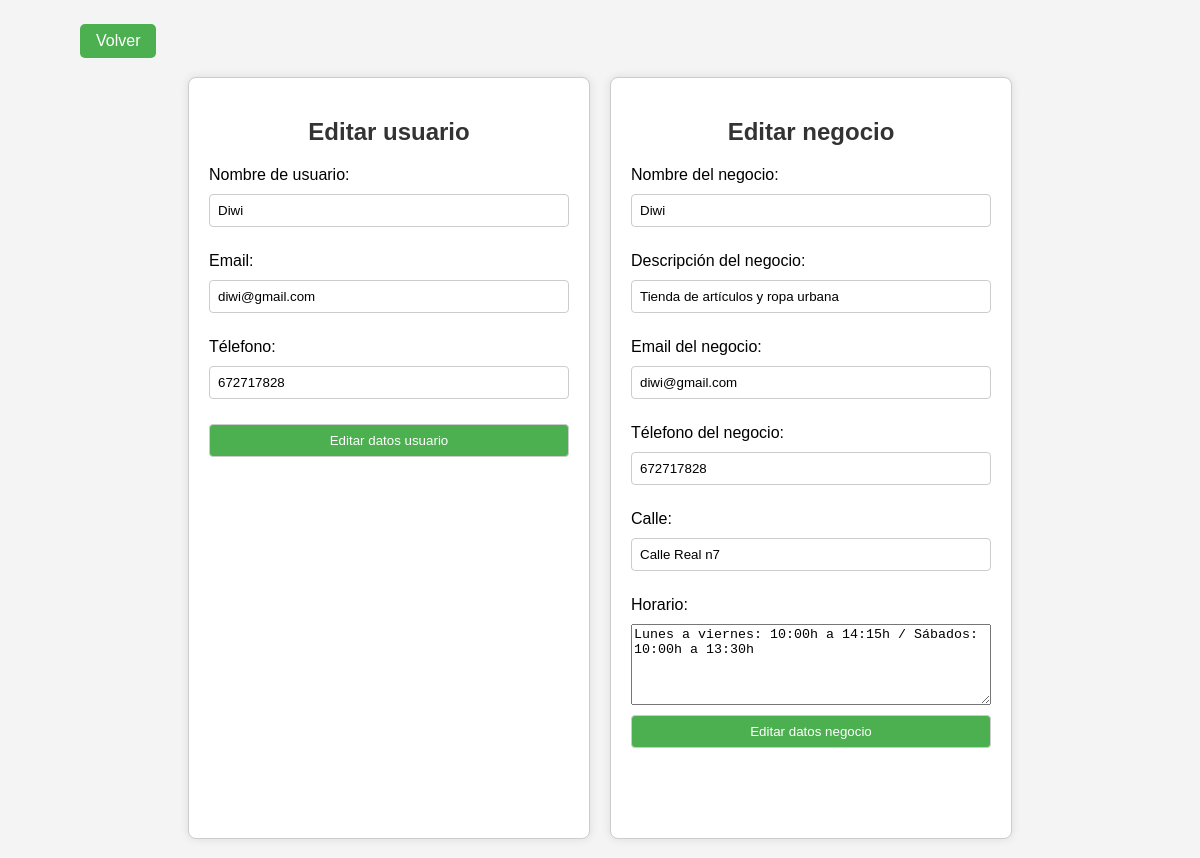
The app's page /View/EditarPerfilForm.php (signed in), older data.
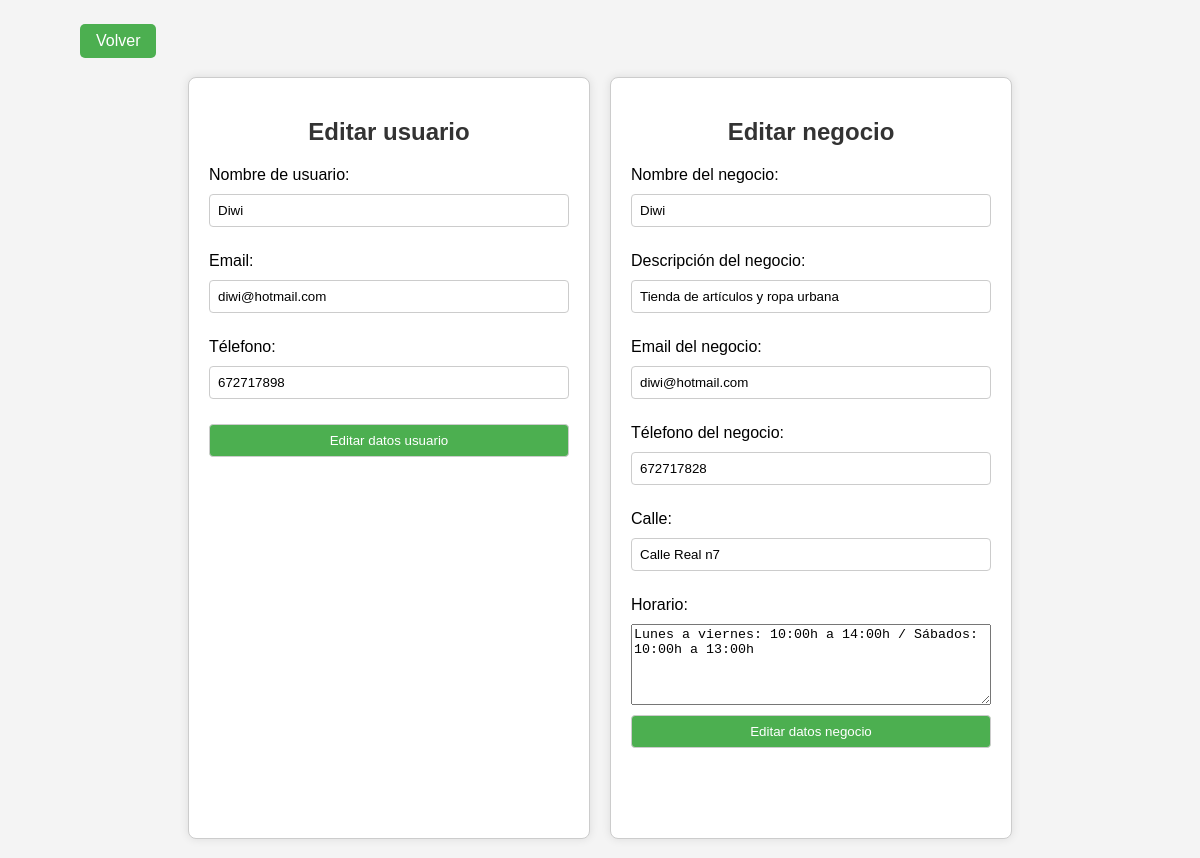
The same page, newer data.
### tables this page shows
CREATE TABLE `usuario` (
  `id` int(11) NOT NULL,
  `username` varchar(25) NOT NULL,
  `email` varchar(35) NOT NULL,
  `telefono` varchar(9) NOT NULL,
  `password` varchar(245) NOT NULL,
  `role` varchar(20) NOT NULL
);

CREATE TABLE `negocio` (
  `id` int(11) NOT NULL,
  `nombre` varchar(80) NOT NULL,
  `descripcion` varchar(245) NOT NULL,
  `email` varchar(50) NOT NULL,
  `telefono` varchar(9) NOT NULL,
  `calle` varchar(100) NOT NULL,
  `horario` varchar(100) NOT NULL,
  `idUsuario` int(11) NOT NULL
);

### Model/Usuario.php (called while the page is built, shortened)
<?php
    class Usuario{
        private string $username;
        private string $email;
        private int $telefono;
        public function __construct($username, $email, $telefono, $password, $role, $id=""){
            $this->username = $username;
            $this->email = $email;
            $this->telefono = $telefono;
        }
        public static function getUsuarioByID($idUsuario){
            $conexion = CeutaShopDB::conectarDB();
            $select = "SELECT * FROM usuario WHERE id=:id;";
            $stmt = $conexion->prepare($select);
            $stmt->bindParam(":id", $idUsuario);
            $stmt->execute();
            $resultado = $stmt->fetch(PDO::FETCH_ASSOC);
            if($resultado){
                return new Usuario($resultado['username'], $resultado['email'], $resultado['telefono'], $resultado['password'], $resultado['role'], $resultado['id']);
            }else{
                return "No se ha encontrado ningún producto con ese id.";
            }
        }
        public function getUsername(){
            return $this->username;
        }
        public function getEmail(){
            return $this->email;
        }
        public function getTelefono(){
            return $this->telefono;
        }
    }
?>

### Model/Negocio.php (called while the page is built, shortened)
<?php
    class Negocio{
        public static function obtenerNegocioByIDUsuario($idUsuario){
            $conexion = CeutaShopDB::conectarDB();
            $selectNegocio = "SELECT * FROM negocio WHERE idUsuario=:idUsuario;";
            $stmtNegocio = $conexion->prepare($selectNegocio);
            $stmtNegocio->bindParam(":idUsuario", $idUsuario);
            $stmtNegocio->execute();
            $resultadoNegocio = $stmtNegocio->fetch(PDO::FETCH_ASSOC);
            if($resultadoNegocio) {
                return $resultadoNegocio;
            } else {
                return "Registra tu negocio para comenzar";
            }
        }
    }
?>

### View/EditarPerfilForm.php (the view, shortened to what this page needs)
<?php
    require_once("../Model/Usuario.php");
    require_once("../Model/Negocio.php");
    include_once("Assets/Templates/AperturaForm.php");
    echo "<a class='boton' href='../index.php'>Volver</a>";
    echo "<div class=contenedor-formulario>";
    if(isset($_SESSION["usuario"]) && $_SESSION["usuario"]["role"] == "cliente"){
        $usuario = Usuario::getUsuarioByID($_SESSION["usuario"]["id"]);
        $username = $usuario->getUsername();
        $email = $usuario->getEmail();
        $telefono = $usuario->getTelefono();
        echo "<form class='formulario' action='../Controller/EditarPerfiles.php' method='POST'>
                <h2>Editar usuario</h2>
                <label>Nombre de usuario: </label>
                <input type='text' name='username' value='$username'>
                <p></p>
                <label>Email: </label>
                <input type='email' name='email' value='$email'>
                <p></p>
                <label>Télefono: </label>
                <input type='number' max='999999999' name='telefono' value='$telefono'>
                <p></p>
                <input type='submit' name='editarUsuario' value='Editar datos'>
            </form>";
    }else if(isset($_SESSION["usuario"]) && $_SESSION["usuario"]["role"] == "negocio"){
        $usuario = Usuario::getUsuarioByID($_SESSION["usuario"]["id"]);
        $username = $usuario->getUsername();
        $email = $usuario->getEmail();
        $telefono = $usuario->getTelefono();
        echo "<form class='formulario' action='../Controller/EditarPerfiles.php' method='POST'>
                <h2>Editar usuario</h2>
                <label>Nombre de usuario: </label>
                <input type='text' name='username' value='$username'>
                <p></p>
                <label>Email: </label>
                <input type='email' name='email' value='$email'>
                <p></p>
                <label>Télefono: </label>
                <input type='number' max='999999999' name='telefono' value='$telefono'>
                <p></p>
                <input type='submit' name='editarUsuario' value='Editar datos usuario'>
            </form>";
        $negocio = Negocio::obtenerNegocioByIDUsuario($_SESSION["usuario"]["id"]);
        $nombre = $negocio["nombre"];
        $descripcion = $negocio["descripcion"];
        $emailNegocio = $negocio["email"];
        $telefonoNegocio = $negocio["telefono"];
        $calle = $negocio["calle"];
        $horario = $negocio["horario"];
        echo "<form class='formulario' action='../Controller/EditarPerfiles.php' method='POST'>
                <h2>Editar negocio</h2>
                <label>Nombre del negocio: </label>
                <input type='text' name='nombre' value='$nombre'>
                <p></p>
                <label>Descripción del negocio: </label>
                <input type='text' name='descripcion' value='$descripcion'>
                <p></p>
                <label>Email del negocio: </label>
                <input type='email' name='email' value='$emailNegocio'>
                <p></p>
                <label>Télefono del negocio: </label>
                <input type='number' max='999999999' name='telefono' value='$telefonoNegocio'>
                <p></p>
                <label>Calle: </label>
                <input type='text' name='calle' value='$calle'>
                <p></p>
                <label>Horario: </label>
                <textarea rows='5' name='horario'>$horario</textarea>
                <p></p>
                <input type='submit' name='editarNegocio' value='Editar datos negocio'>
            </form>";
    }
    echo "</div>";
?>

### View/Assets/Templates/AperturaForm.php
<?php
    echo "<!DOCTYPE html>
            <html lang='es'>
            <head>
                <meta charset='UTF-8'>
                <meta name='viewport' content='width=device-width, initial-scale=1.0'>
                <link rel='stylesheet' href='Assets/CSS/LogUsuariosForm.css'>
                <title>Registro</title>
            </head>
            <body>";
?>

### View/Assets/CSS/LogUsuariosForm.css (style rules this page uses)
body { font-family: Arial, sans-serif; background-color: #f4f4f4; margin: 0; padding: 0; }
.boton { display: inline-block; margin-top: 3vh; margin-left: 80px; padding: 8px 16px; text-decoration: none; background-color: #4CAF50; color: white; border-radius: 5px; }
.contenedor-formulario { display: flex; justify-content: center; align-items: center; height: 100vh; }
.formulario { width: 30vw; height: 90%; background-color: #fff; border: 1px solid #ccc; border-radius: 8px; padding: 20px; box-shadow: 0 0 10px rgba(0, 0, 0, 0.1); margin: 10px; }
h2 { text-align: center; color: #333; }
form { display: flex; flex-direction: column; }
label { margin-bottom: 10px; }
input { padding: 8px; margin-bottom: 15px; border: 1px solid #ccc; border-radius: 4px; }
input[type="submit"] { background-color: #4CAF50; color: white; cursor: pointer; }

Row changes from the older to the newer data that the page shows:
changed usuario "Diwi": email "diwi@gmail.com" → "diwi@hotmail.com"; telefono "672717828" → "672717898"
changed negocio "Diwi": email "diwi@gmail.com" → "diwi@hotmail.com"; horario "Lunes a viernes: 10:00h a 14:15h / Sábados: 10:00h a 13:30h" → "Lunes a viernes: 10:00h a 14:00h / Sábados: 10:00h a 13:00h"
